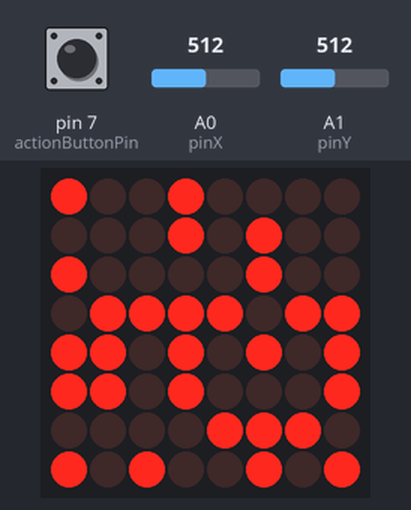
Recording of a sketch running on a simulated Arduino Uno, built with avr-gcc and run on an emulated ATmega328P. Shown: 8×8 LED matrix. The inputs (shaded band) are chosen by the test bench; at power-on: pin 7 (actionButtonPin) HIGH, A1 (pinY) = 512, A0 (pinX) = 512. Random numbers use the default seed unless the sketch sets one.

Above: at 0.61 s.
1.3 s: pin 7 (actionButtonPin) pulled LOW for 0.15 s
At 1.61 s:
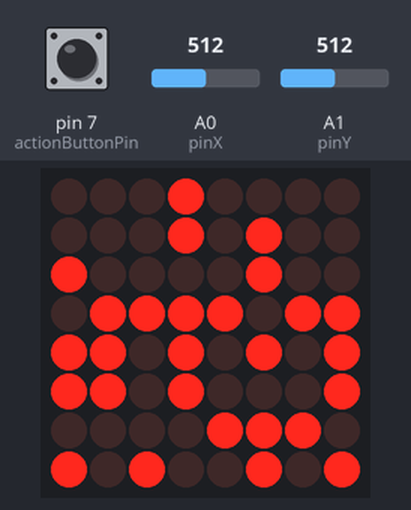
2.0 s: A1 (pinY) set to 65
At 2.07 s:
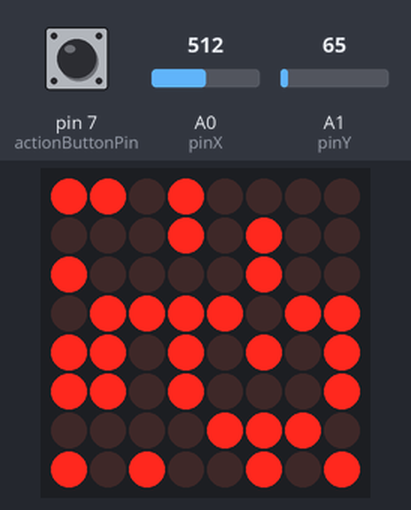
At 3.0 s:
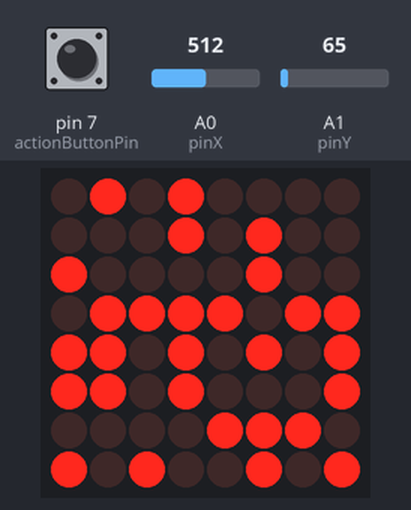

The sketch:

MatrixGame.ino
```cpp
#include "LedControl.h"

const byte pinSW = 2;
const int pinX = A0;
const int pinY = A1;
const int actionButtonPin = 7;

int xValue = 0;
int yValue = 0;
bool joyMoved = false;

//minumum values at which the move from the joystick counts
const int minNeutralThreshold = 350;
const int maxNeutralThreshold = 650;
const int minValueThreshold = 150;
const int maxValueThreshold = 950;


const byte dinPin = 12;
const byte clockPin = 11;
const byte loadPin = 10;

const int matrixSize = 8;
LedControl lc = LedControl(dinPin, clockPin, loadPin, 1);
byte matrixBrightness = 2;

//directions
int directionJoyMoved = -1;
const int up = 0;
const int down = 1;
const int left = 2;
const int right = 3;


int playerPositionRow = -1;
int playerPositionCol = -1;
int bombRow = -1;
int bombCol = -1;

unsigned long currentPlayerMillis = 0;
unsigned long previousPlayerMillis = 0;
const int intervalPlayerBlink = 400;

unsigned long currentBombMillis = 0;
unsigned long previousBombMillis = 0;
const int intervalBombBlink = 100;

unsigned long previousBombExplodeMillis = 0;
const int explodeInterval = 3000;

unsigned long trackCooldown = 0;
unsigned long lastTrackCooldown = 0;
unsigned long momentBombExplode = 0;
const int putBombCooldown = 3500;
const int explosionDissapear = 500;


bool wasActionPressed = 0;
byte isButtonReleasedState = HIGH;

bool bombHasExploded = false;
bool playerAlive = true;

unsigned long lastDebounceTime = 0;
unsigned long debounceDelay = 50;

byte firstRow = 0;
byte firstCol = 0;


int matrix[matrixSize][matrixSize] = {
  { 0, 0, 0, 0, 0, 0, 0, 0 },
  { 0, 0, 0, 0, 0, 0, 0, 0 },
  { 0, 0, 0, 0, 0, 0, 0, 0 },
  { 0, 0, 0, 0, 0, 0, 0, 0 },
  { 0, 0, 0, 0, 0, 0, 0, 0 },
  { 0, 0, 0, 0, 0, 0, 0, 0 },
  { 0, 0, 0, 0, 0, 0, 0, 0 },
  { 0, 0, 0, 0, 0, 0, 0, 0 }
};


void setup() {
  lc.shutdown(0, false);
  lc.setIntensity(0, matrixBrightness);
  lc.clearDisplay(0);

  pinMode(pinSW, INPUT_PULLUP);
  pinMode(actionButtonPin, INPUT_PULLUP);

  randomSeed(analogRead(0));
  playerPositionRow = firstRow;
  playerPositionCol = firstCol;
  setupRandomTerrain();
  Serial.begin(9600);
}

void loop() {

  xValue = analogRead(pinX);
  yValue = analogRead(pinY);

  //swState = digitalRead(pinSW);
  if (playerAlive) {
    playerMove();
    makePlayerBlink();
    readActionButton();
    makeBombBlink();
  }

  for (int row = firstRow; row < matrixSize; row++) {
    for (int col = firstCol; col < matrixSize; col++) {
      lc.setLed(0, row, col, matrix[row][col]);
    }
  }
}

void makePlayerBlink() {
  currentPlayerMillis = millis();
  if (currentPlayerMillis - previousPlayerMillis >= intervalPlayerBlink) {
    previousPlayerMillis = currentPlayerMillis;
    matrix[playerPositionRow][playerPositionCol] = !matrix[playerPositionRow][playerPositionCol];
    lc.setLed(0, playerPositionRow, playerPositionCol, matrix[playerPositionRow][playerPositionCol]);
  }
}

void makeBombBlink() {
  //readActionButton();
  if (bombRow != -1 && bombCol != -1) {
    currentBombMillis = millis();
    if (currentBombMillis - previousBombMillis >= intervalBombBlink) {
      previousBombMillis = currentBombMillis;
      matrix[bombRow][bombCol] = !matrix[bombRow][bombCol];
      lc.setLed(0, bombRow, bombCol, matrix[bombRow][bombCol]);
    }

    //bomb explosion radius is 3x3 so the moment when the bomb explodes it flashes the spots affected
    if (currentBombMillis - previousBombExplodeMillis >= explodeInterval) {
      previousBombExplodeMillis = currentBombMillis;
      for (int i = bombRow - 1; i <= bombRow + 1; i++)
        for (int j = bombCol - 1; j <= bombCol + 1; j++) {
          matrix[i][j] = HIGH;
          lc.setLed(0, i, j, matrix[i][j]);
        }
      momentBombExplode = millis();
      bombHasExploded = true;
    }
    if (currentBombMillis - momentBombExplode >= explosionDissapear && bombHasExploded == true) {
      momentBombExplode = currentBombMillis;
      for (int i = bombRow - 1; i <= bombRow + 1; i++)
        for (int j = bombCol - 1; j <= bombCol + 1; j++) {
          matrix[i][j] = LOW;
          lc.setLed(0, i, j, matrix[i][j]); //if player is inside the bomb radius he dies, and bad ending screen appears, game over
          if (i == playerPositionRow && j == playerPositionCol) {
            playerAlive = false;
            badEnding();
          }
        }
      bombRow = -1;
      bombCol = -1;
      bombHasExploded = false;
    }
  }
}

void playerMove() {
  if (xValue < minValueThreshold && joyMoved == false) {  //verify in which direction the joystick moved
    directionJoyMoved = up;
    if (playerPositionRow - 1 >= firstRow && matrix[playerPositionRow - 1][playerPositionCol] != HIGH) {
      matrix[playerPositionRow][playerPositionCol] = LOW;
      playerPositionRow -= 1;
    }
    joyMoved = true;
  }
  if (xValue > maxValueThreshold && joyMoved == false) {
    directionJoyMoved = down;
    if (playerPositionRow + 1 <= matrixSize - 1 && matrix[playerPositionRow + 1][playerPositionCol] != HIGH) {
      matrix[playerPositionRow][playerPositionCol] = LOW;
      playerPositionRow += 1;
    }
    joyMoved = true;
  }
  if (yValue > maxValueThreshold && joyMoved == false) {
    directionJoyMoved = left;
    if (playerPositionCol - 1 >= firstCol && matrix[playerPositionRow][playerPositionCol - 1] != HIGH) {
      matrix[playerPositionRow][playerPositionCol] = LOW;
      playerPositionCol -= 1;
    }
    joyMoved = true;
  }
  if (yValue <= minValueThreshold && joyMoved == false) {
    directionJoyMoved = right;
    if (playerPositionCol + 1 <= matrixSize - 1 && matrix[playerPositionRow][playerPositionCol + 1] != HIGH) {
      matrix[playerPositionRow][playerPositionCol] = LOW;
      playerPositionCol += 1;
    }
    joyMoved = true;
  }
  if (yValue > minNeutralThreshold && yValue < maxNeutralThreshold && xValue > minNeutralThreshold && xValue < maxNeutralThreshold)
    joyMoved = false;
}


void readActionButton() {
  if (digitalRead(actionButtonPin) != isButtonReleasedState) {
    lastDebounceTime = millis();
    wasActionPressed = true;
  } else if (millis() - lastDebounceTime > debounceDelay && wasActionPressed) {
    wasActionPressed = false;
  }

  if (wasActionPressed) {
    trackCooldown = millis();
    bombRow = playerPositionRow;
    bombCol = playerPositionCol;
    previousBombExplodeMillis = millis();
    wasActionPressed = false;
  }
}

// made a function to generate random terrain with being covered with walls(50-75%)
void setupRandomTerrain() {
  int minPercentage = 50;
  int maxPercentage = 75;

  int minHighs = matrixSize * matrixSize * minPercentage / 100;
  int maxHighs = matrixSize * matrixSize * maxPercentage / 100;

  int noOfHighs = random(minHighs, maxHighs + 1);
  for (int index = 0; index < noOfHighs; ++index) {
    int randRow = random(matrixSize);
    int randCol = random(matrixSize);
    if (randRow - playerPositionRow > 1 || randCol - playerPositionCol > 1)
      matrix[randRow][randCol] = HIGH;
  }
}


//just tried a small ending
void badEnding(){
  delay(2);
  for(int i = firstRow; i < matrixSize; i++)
    for(int j = firstCol; j < matrixSize; j++)
      matrix[i][j] = LOW;
  for(int k = 2; k <= 5; k++){
    matrix[k][firstCol] = HIGH;
    matrix[k][matrixSize - 1] = HIGH;
    matrix[firstRow][k] = HIGH;
    matrix[matrixSize - 1][k] = HIGH;
    matrix[4][k] = HIGH;
  }

  //work in progress, numbers just to color them matrix to be a face
  matrix[1][1] = HIGH;
  matrix[1][6] = HIGH;
  matrix[6][1] = HIGH;
  matrix[6][6] = HIGH;
  matrix[2][2] = HIGH;
  matrix[2][5] = HIGH;


}
```

Measured:
- what the display in image 0 shows lasts 0.4 s, from 0.4 s to 0.8 s
